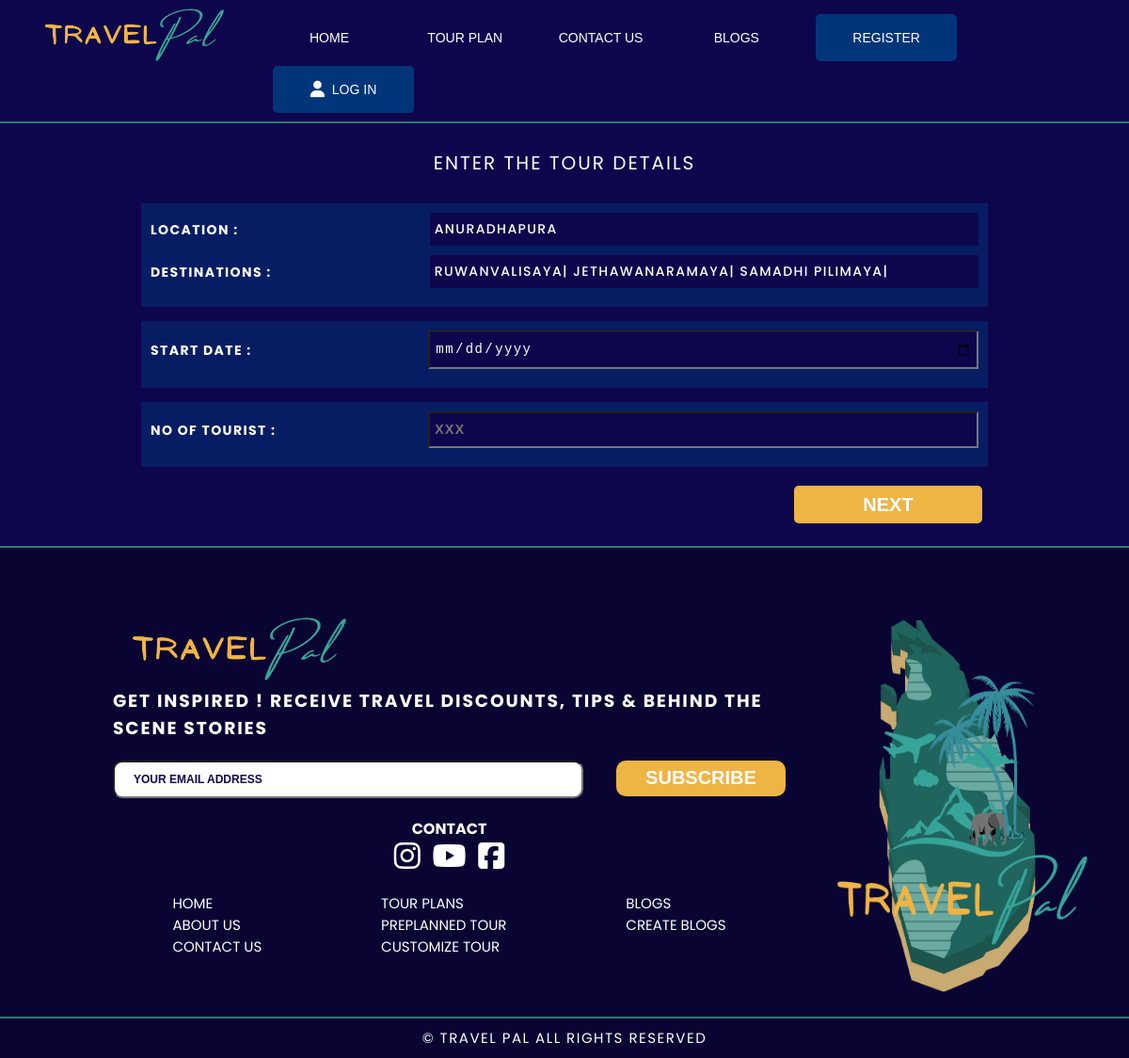
/php/TourPlanningComponent/EnterTourDetails.php?id=8, run on the app's committed database.
### tables this page shows
CREATE TABLE `new_plan` (
  `plan_Id` int(11) NOT NULL,
  `season` varchar(45) NOT NULL,
  `location` varchar(45) NOT NULL,
  `no_of_day` int(11) NOT NULL,
  `destination` longtext NOT NULL,
  `type_of_package` varchar(45) NOT NULL,
  `price` float NOT NULL,
  `image` varchar(100) NOT NULL,
  `by_manager` tinyint(4) NOT NULL DEFAULT 1,
  `created_by` int(11) NOT NULL,
  `created_date` date NOT NULL,
  `isActive` tinyint(1) NOT NULL
);

### php/TourPlanningComponent/EnterTourDetails.php (the view, shortened to what this page needs)
<!DOCTYPE html>
<html lang="en">
<head>
    <link rel="stylesheet" href="../../css/main.css">
    <link rel="stylesheet" href="../../css/preplanned.css">
</head>
<body>
    <table>
        <tr VALIGN=TOP>
            <?php include '../Common/header.php'; ?>
        </tr>
        <tr VALIGN=TOP>
            <br>
            <h2 class="preplanned-des">Enter The Tour Details</h2>
            <br>
            <div class="box">
                <?php
                if (isset($_GET['id'])) {
                    require "../DbConfig.php";
                    $plan_Id = $_GET['id'];
                    $sql = "SELECT * FROM new_plan WHERE plan_Id= '" . $plan_Id . "'";
                    $result = $conn->query($sql);
                    if ($result->num_rows > 0) {
                        while ($row = $result->fetch_assoc()) {
                            $serializedOptions = $row["destination"];
                            $selectedOptions = unserialize($serializedOptions);
                ?>
                            <div class="row">
                                <div class="label">Location :</div>
                                <div class="value"><?php echo $row['location']; ?></div>
                            </div>
                            <div class="row">
                                <div class="label">Destinations :</div>
                                <div class="value"><?php foreach ($selectedOptions as $option) {
                                                        echo $option . "| ";
                                                    } ?></div>
                            </div>
            </div>
            <form method="POST" action="EnterTourDetails.php?id=<?php echo $_GET['id']; ?>">
                <div class="box" style="margin-top: 15px;">
                    <div class="row">
                        <div class="label">Start Date : </div>
                        <input class="value" type="date" name="date_picker" id="date_picker" required>
                    </div>
                </div>
                <div class="box" style="margin-top: 15px;">
                    <div class="row">
                        <div class="label">No Of Tourist : </div>
                        <input class="value" type="number" name="no_tourist" placeholder="xxx" required>
                    </div>
                </div>
                <div style="width:87%;text-align:right;margin-top:20px">
                    <button type="submit" name="next" value="next" class="nxt_btn">Next</button>
                </div>
                <br>
    <?php
                        }
                    } else {
                        echo "No Details found.";
                    }
                }
    ?>
            </form>
        </tr>
    </table>
</body>
    <?php require_once("../Common/footer.php");?>
</html>

### css/main.css (style rules this page uses)
:root { --primarycolor: #0E064D; --secondarycolor: #EEB444; --accentcolor: #FFFFFF; --warncolor: #8A241E; }
* { margin: 0; padding: 0; box-sizing: border-box; }
body { background-color: var(--primarycolor) !important; text-transform: uppercase; color: var(--accentcolor); font-family: poppins; }
button { background-color: var(--secondarycolor); color: var(--accentcolor); box-sizing: border-box; border: none; border-radius: 5px; height: 40px; width: 400px; font-size: 20px; font-weight: bold; text-transform: uppercase; cursor: pointer; transition: box-shadow 0.25s ease-in-out; }
input::placeholder { text-transform: uppercase; font-size: 14px; font-weight: bold; }

### css/preplanned.css (style rules this page uses)
.preplanned-des { font-weight: 400; font-size: 20px; line-height: 36px; text-align: center; letter-spacing: 0.1em; color: #FFFFFF; }
.box { display: flex; flex-wrap: wrap; justify-content: space-between; padding: 10px; width: 75%; margin: 0 auto; background-color: rgba(0, 53, 122, 0.5); }
.row { display: flex; align-items: center; width: 100%; margin-bottom: 10px; }
.row input { font-size: 14px; }
.label { font-weight: bold; margin-right: 5px; flex: 1; font-size: 14px; line-height: 30px; letter-spacing: 0.1em; color: #FFFFFF; }
.value { margin-left: 5px; flex: 2; font-size: 14px; font-weight: 500; line-height: 25px; letter-spacing: 0.1em; color: #FFFFFF; background-color: #0E064D; padding: 5px; }
.nxt_btn { width: 200px; }

### data on the page
new_plan: location "ANURADHAPURA", destination "RUWANVALISAYA", destination "JETHAWANARAMAYA", destination "SAMADHI PILIMAYA"
